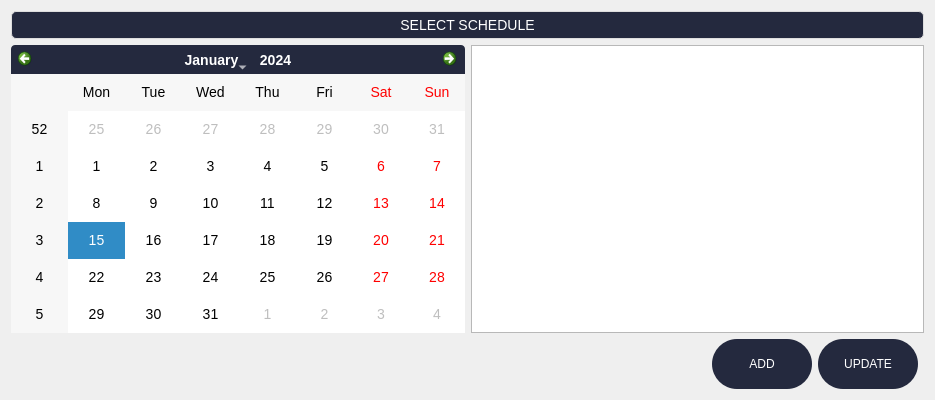
<?xml version="1.0" encoding="UTF-8"?>
<ui version="4.0">
 <class>Dialog</class>
 <widget class="QDialog" name="Dialog">
  <property name="geometry">
   <rect>
    <x>0</x>
    <y>0</y>
    <width>935</width>
    <height>400</height>
   </rect>
  </property>
  <property name="windowTitle">
   <string>Select Schedule</string>
  </property>
  <property name="styleSheet">
   <string notr="true">
QDialong{
background-color:#f4f5fc

}</string>
  </property>
  <layout class="QGridLayout" name="gridLayout_4">
   <item row="0" column="0">
    <layout class="QGridLayout" name="gridLayout_3">
     <item row="1" column="0">
      <spacer name="horizontalSpacer">
       <property name="orientation">
        <enum>Qt::Horizontal</enum>
       </property>
       <property name="sizeHint" stdset="0">
        <size>
         <width>40</width>
         <height>20</height>
        </size>
       </property>
      </spacer>
     </item>
     <item row="1" column="2">
      <widget class="QPushButton" name="updatebtn">
       <property name="sizePolicy">
        <sizepolicy hsizetype="Minimum" vsizetype="Minimum">
         <horstretch>0</horstretch>
         <verstretch>0</verstretch>
        </sizepolicy>
       </property>
       <property name="minimumSize">
        <size>
         <width>100</width>
         <height>50</height>
        </size>
       </property>
       <property name="maximumSize">
        <size>
         <width>100</width>
         <height>50</height>
        </size>
       </property>
       <property name="styleSheet">
        <string notr="true">QPushButton{

border-radius: 25px;
color: white;
background-color: #24293e;
padding-top: 20px;
padding-bottom: 20px;






}</string>
       </property>
       <property name="text">
        <string>UPDATE</string>
       </property>
      </widget>
     </item>
     <item row="0" column="0" colspan="4">
      <layout class="QGridLayout" name="gridLayout_2">
       <item row="0" column="0">
        <layout class="QGridLayout" name="gridLayout">
         <item row="0" column="0" colspan="2">
          <widget class="QLabel" name="label">
           <property name="styleSheet">
            <string notr="true">QLabel {
    color: white;
    font-size: 14px;
    font-family: &quot;Segoe UI&quot;, &quot;Arial&quot;, sans-serif;
    padding: 5px;
    background: #24293e;
    border: 1px solid #dddddd;
    border-radius: 5px;
    text-align: center;
    qproperty-alignment: 'AlignCenter';
}

QLabel[warning=&quot;true&quot;] {
    color: #d9534f;
    background: #f2dede;
    border: 1px solid #ebccd1;
}

QLabel[success=&quot;true&quot;] {
    color: #3c763d;
    background: #dff0d8;
    border: 1px solid #d6e9c6;
}

QLabel[info=&quot;true&quot;] {
    color: #31708f;
    background: #d9edf7;
    border: 1px solid #bce8f1;
}
</string>
           </property>
           <property name="text">
            <string>SELECT SCHEDULE</string>
           </property>
           <property name="alignment">
            <set>Qt::AlignCenter</set>
           </property>
          </widget>
         </item>
         <item row="1" column="0">
          <widget class="QCalendarWidget" name="calendarWidget">
           <property name="styleSheet">
            <string notr="true">/* General QCalendarWidget Style */
QCalendarWidget {
    background-color: #ffffff;
    border: 1px solid #cccccc;
    border-radius: 8px;
    font-family: &quot;Segoe UI&quot;, &quot;Arial&quot;, sans-serif;
    font-size: 14px;
    color: #333333;
}

/* Navigation Bar */
QCalendarWidget QToolButton {
    color: #ffffff;
    background-color: #24293E;
    border: none;
    border-radius: 4px;
    padding: 5px;
}

QCalendarWidget QToolButton:hover {
    font-style: bold;
}

QCalendarWidget QToolButton::disabled {
    background-color: #9E9E9E;
}

/* Header (Month/Year) */
QCalendarWidget QWidget#qt_calendar_navigationbar {
    background-color: #24293E;
    color: #ffffff;
    border-top-left-radius: 8px;
    border-top-right-radius: 8px;
}

QCalendarWidget QToolButton::menu-indicator {
    image: none;
}

/* Day Headers (e.g., Mon, Tue) */
QCalendarWidget QTableView {
    border: none;
}

QCalendarWidget QHeaderView::section {
    color: #333333;
    background-color: #f2f2f2;
    border: none;
    padding: 5px;
}

/* Day Cells */
QCalendarWidget QTableView::item {
    border: none;
    padding: 5px;
}

QCalendarWidget QTableView::item:selected {
    background-color: #4CAF50;
    color: #ffffff;
}

QCalendarWidget QTableView::item:hover {
    background-color: #a5d6a7;
    color: #333333;
}

/* Today Highlight */
QCalendarWidget QWidget#qt_calendar_today {
    border: 1px solid #4CAF50;
    background-color: #ffffff;
    color: #4CAF50;
    border-radius: 4px;
}

QCalendarWidget QWidget#qt_calendar_today::hover {
    background-color: #e8f5e9;
    border: 1px solid #4CAF50;
}

/* Navigation Buttons */
QCalendarWidget QToolButton::left-arrow {
    image: url(:/icons/left-arrow.png); /* Ensure you have an appropriate icon */
}

QCalendarWidget QToolButton::right-arrow {
    image: url(:/icons/right-arrow.png); /* Ensure you have an appropriate icon */
}
QCalendarWidget{
	border: 1px solid black

}</string>
           </property>
          </widget>
         </item>
         <item row="1" column="1">
          <widget class="QListWidget" name="listWidget"/>
         </item>
        </layout>
       </item>
      </layout>
     </item>
     <item row="1" column="1">
      <widget class="QPushButton" name="okbtn">
       <property name="sizePolicy">
        <sizepolicy hsizetype="Minimum" vsizetype="Minimum">
         <horstretch>0</horstretch>
         <verstretch>0</verstretch>
        </sizepolicy>
       </property>
       <property name="minimumSize">
        <size>
         <width>100</width>
         <height>50</height>
        </size>
       </property>
       <property name="maximumSize">
        <size>
         <width>100</width>
         <height>50</height>
        </size>
       </property>
       <property name="styleSheet">
        <string notr="true">QPushButton{

border-radius: 25px;
color: white;
background-color: #24293e;
padding-top: 20px;
padding-bottom: 20px;






}</string>
       </property>
       <property name="text">
        <string>ADD</string>
       </property>
      </widget>
     </item>
    </layout>
   </item>
  </layout>
 </widget>
 <resources/>
 <connections/>
</ui>
